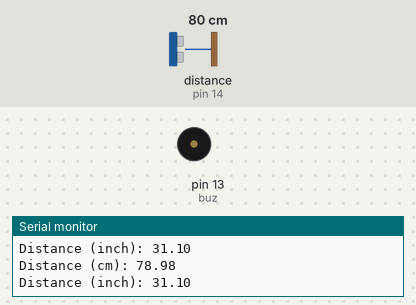
Bench run of a sketch on a simulated Arduino Uno, built with avr-gcc and run on an emulated ATmega328P. On the bench: buzzer (waves = sounding, pin HIGH), the last lines printed to the serial monitor. Wiring (inferred from the names in the program): ultrasonic range finder: trigger pin 12; echo pin 14. The test bench sets the inputs (shaded band); at power-on: distance to the obstacle (sensor on pin 14) 80 cm. The echo pulse lasts 58.3 µs per cm; pins used as bus, display or sensor lines are not drawn.

Above: at 1.8 s.
1.9 s: distance to the obstacle (sensor on pin 14) set to 12 cm
4.2 s: distance to the obstacle (sensor on pin 14) set to 9 cm
At 6.7 s:
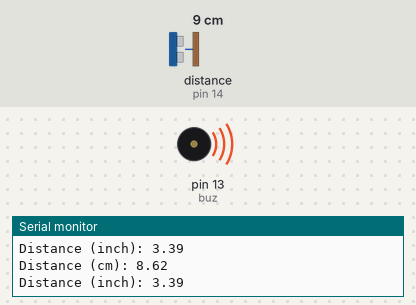
7.5 s: distance to the obstacle (sensor on pin 14) set to 18 cm
At 10.2 s:
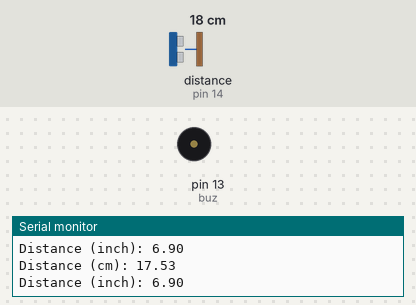
10.5 s: distance to the obstacle (sensor on pin 14) set to 2 cm
At 12.9 s:
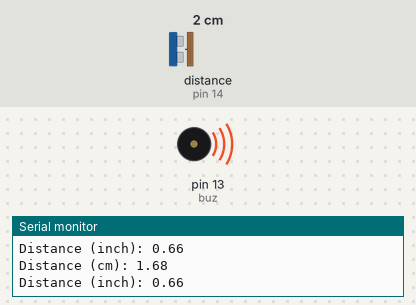
Timing chart, 0 to 14.4 s (numbered marks = the images above; inputs shaded):
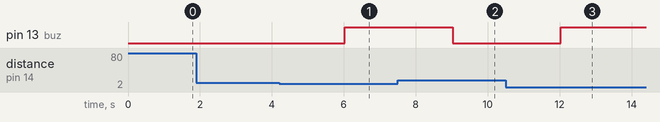

Measured:
- the behaviour switches between 11 and 10 cm on distance to the obstacle (sensor on pin 14) (found by bisection; images 0 and 1)
- after the input at 4.2 s, pin 13 (buz): LOW → HIGH after 1.8 s
- after the input at 7.5 s, pin 13 (buz): HIGH → LOW after 1.5 s
- after the input at 10.5 s, pin 13 (buz): LOW → HIGH after 1.5 s

The sketch:

garbage.ino
```cpp
const int trigPin = 12;
const int echoPin = 14;
const int buz = 13;

//define sound velocity in cm/uS
#define SOUND_VELOCITY 0.034
#define CM_TO_INCH 0.393701

long duration;
float distanceCm;
float distanceInch;

void setup() {
  Serial.begin(115200); // Starts the serial communication
  pinMode(trigPin, OUTPUT); // Sets the trigPin as an Output
  pinMode(echoPin, INPUT); // Sets the echoPin as an Input
  pinMode(buz, OUTPUT);
}

void loop() {
  // Clears the trigPin
  digitalWrite(trigPin, LOW);
  delayMicroseconds(2);
  // Sets the trigPin on HIGH state for 10 micro seconds
  digitalWrite(trigPin, HIGH);
  delayMicroseconds(10);
  digitalWrite(trigPin, LOW);

  // Reads the echoPin, returns the sound wave travel time in microseconds
  duration = pulseIn(echoPin, HIGH);

  // Calculate the distance
  distanceCm = duration * SOUND_VELOCITY/2;

  // Convert to inches
  distanceInch = distanceCm * CM_TO_INCH;

  // Prints the distance on the Serial Monitor
  Serial.print("Distance (cm): ");
  Serial.println(distanceCm);
  Serial.print("Distance (inch): ");
  Serial.println(distanceInch);

  delay(1000);
  if(distanceCm <= 10)
  {
    digitalWrite(buz, HIGH);
  }
  else
  {
    digitalWrite(buz, LOW);
  }
}
```
